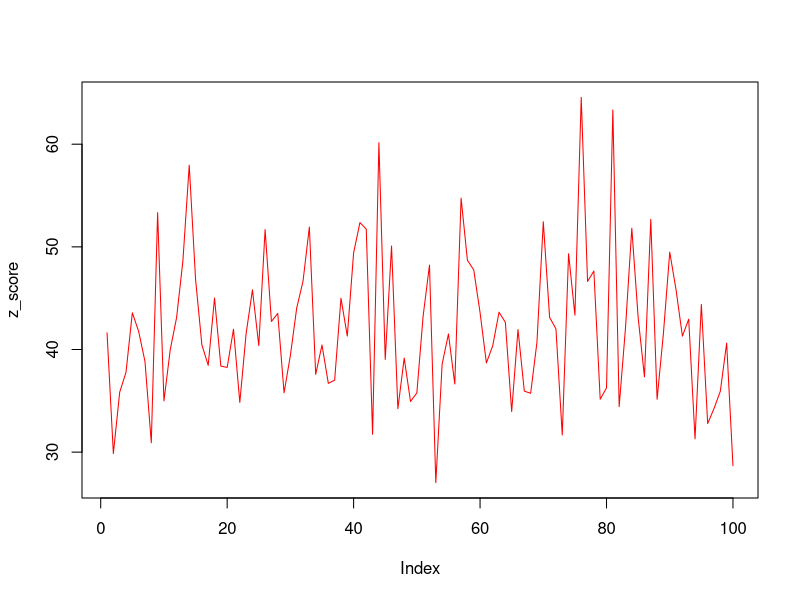
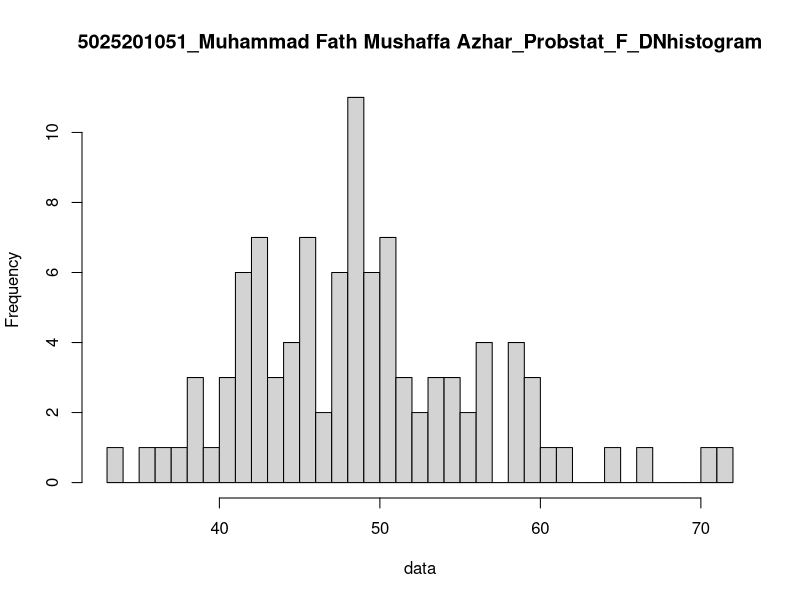

These charts were generated, in order, by the following R code:
#soal6

#a
data <- rnorm(100, 50, 8)
avg <- mean(data)
x1 <- floor(avg)
x2 <- ceiling(avg)
z_score <- (data - mean(data)/ sd(data))
plot(z_score, type = 'l', col='red')

#b
hist(data, 
     main = "5025201051_Muhammad Fath Mushaffa Azhar_Probstat_F_DNhistogram",
     breaks = 50)

#c
varian <- var(data)